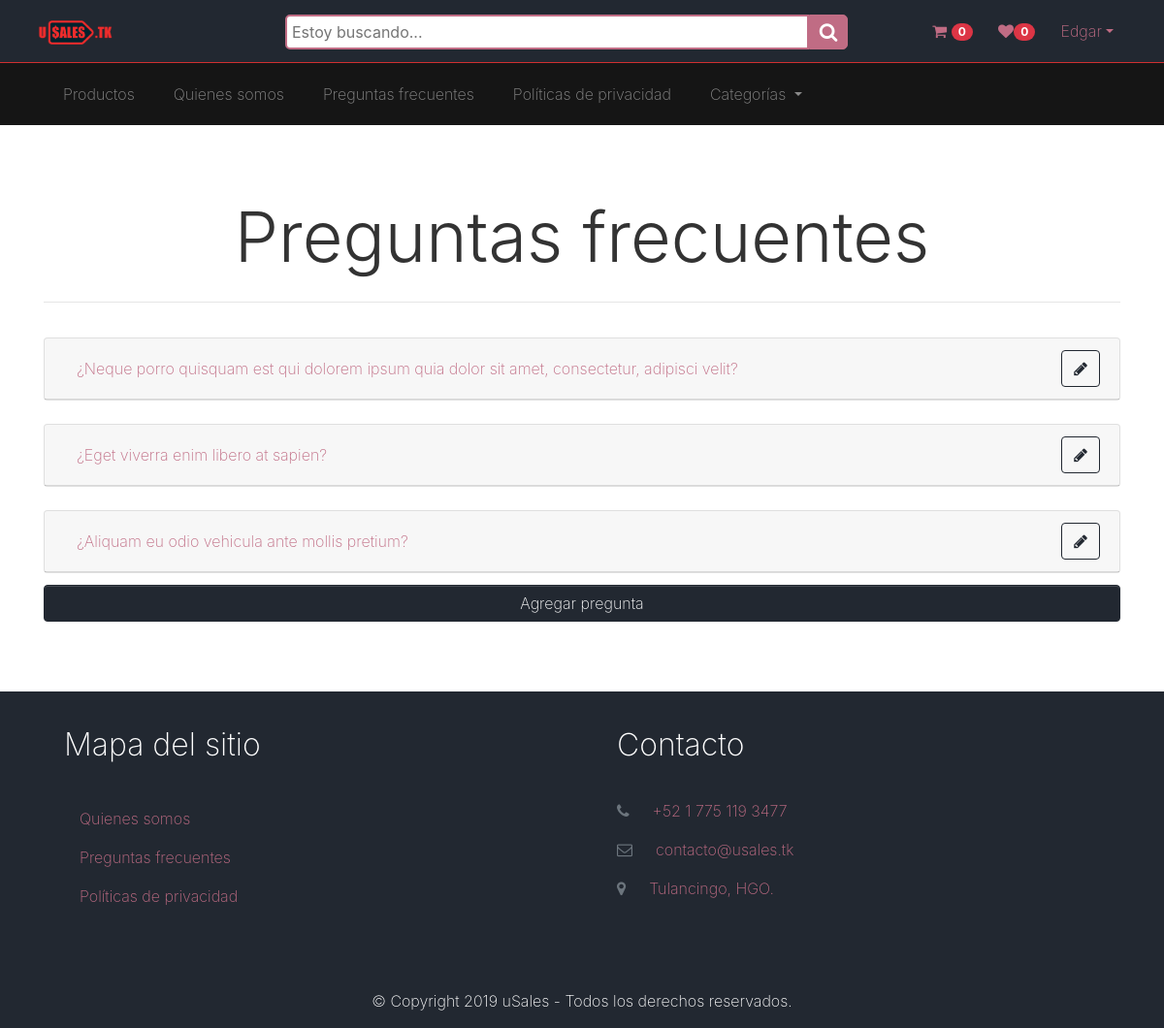
The page /information/faq/ (signed in) on the database its author committed.
### information/models.py (models this page shows, shortened)
class AboutUs(models.Model):
    title = models.CharField(verbose_name="Título", max_length=200, default='Quienes somos')
    content = RichTextField(verbose_name="Contenido", default='')
    created = models.DateTimeField(auto_now_add=True, verbose_name="Creado")
    updated = models.DateTimeField(auto_now=True, verbose_name="Actualizado")
    class Meta:
        verbose_name='Acerca de'
        verbose_name_plural = 'Acerca de'
    def __str__(self):
        return self.title

class Privacy(models.Model):
    title = models.CharField(verbose_name="Título", max_length=200, default='Políticas de privacidad')
    content = RichTextField(verbose_name="Contenido", default='')
    created = models.DateTimeField(auto_now_add=True, verbose_name="Creado")
    updated = models.DateTimeField(auto_now=True, verbose_name="Actualizado")
    class Meta:
        verbose_name='Política de privacidad'
        verbose_name_plural = 'Políticas de privacidad'
    def __str__(self):
        return self.title

class FAQ(models.Model):
    question = models.CharField(verbose_name='Pregunta', max_length=150, default='¿Es posible...?')
    answer = models.TextField(verbose_name='Respuesta', max_length=500, default='')
    created = models.DateTimeField(auto_now_add=True, verbose_name="Creado")
    updated = models.DateTimeField(auto_now=True, verbose_name="Actualizado")
    class Meta:
        verbose_name='Pregunta frecuente'
        verbose_name_plural = 'Preguntas frecuentes'

### information/views.py (the view)
# urls.py: path('faq/', FAQListView.as_view(), name='FAQ'),
class FAQListView(ListView):
    model = FAQ

### core/templatetags/custom_tags.py (called while the page is built)
@register.filter
def wishlist_counter(usuario, id):
    return Wish_listItem.objects.filter(customer=id).count()

@register.filter
def basketlist_counter(usuario, id):
    return Shopping_basketItem.objects.filter(customer=id).aggregate(Sum('quantity'))['quantity__sum']

@register.simple_tag
def categories():
    return Category.objects.all()

@register.simple_tag
def aboutus():
    return AboutUs.objects.first()

@register.simple_tag
def privacy():
    return Privacy.objects.first()

@register.simple_tag
def faq():
    return FAQ.objects.all()

### publications/models.py (called while the page is built)
    def get_subcategories(self):
      return SubCategory.objects.filter(parentCategory=self)

    def get_subcategory_count(self):
      return SubCategory.objects.filter(parentCategory=self).count()

    def __str__(self):
        return self.name

    def __str__(self):
        return self.name

### information/templates/information/faq_list.html (shortened to what this page needs)
{% extends 'core/base.html' %}
{% load static %}
{% block content %}
{% include 'publications/includes/publication_ck-editor.html'%}
{% include 'publications/includes/publication_bar.html'%}
<div class="container">
    <div class="row">
        <div class="col-12 py-5">
            <h3 class="display-3 text-center">
                Preguntas frecuentes
            </h3>
            <hr>
            {% if object_list %}
            {% for pregunta in object_list %}
            <div class="row py-2">
                <div class="col-12">
                    <div class="card">
                        <div class="card-header">
                            <div class="row">
                                <div class="col-10">
                                    <a class="btn btn-link" data-toggle="collapse" href="#Answer{{pregunta.id}}"
                                        role="button" aria-expanded="false" aria-controls="collapseExample">
                                        {{pregunta.question}}
                                    </a>
                                </div>
                                <div class="col-2 text-right">
                                    {% if request.user.is_staff %}
                                    <a href="{% url 'admin:information_faq_change' pregunta.id %}" class="btn btn-outline-primary"><i class="fa fa-pencil"></i></a>
                                    {% endif %}
                                </div>
                            </div>
                        </div>
                    </div>
                </div>
            </div>
            {% endfor %}
            {% endif %}
            {% if request.user.is_staff %}
            <a href="{% url 'admin:information_faq_add' %}" class="btn btn-primary w-100">Agregar pregunta</a>
            {% endif %}
        </div>
    </div>
</div>
{% endblock %}

### core/templates/core/base.html (shortened to what this page needs)
<!DOCTYPE html>
<html lang="es">
<head>
    {% load static %}
    {% load custom_tags %}
    {% categories as categories %}
    {% aboutus as aboutus %}
    {% privacy as privacy %}
    {% faq as FAQ %}
    <link rel="stylesheet" href="https://cdnjs.cloudflare.com/ajax/libs/font-awesome/4.7.0/css/font-awesome.min.css"
        type="text/css">
    <link href="{% static 'core/css/booty.css' %}" rel="stylesheet">
    <link href="{% static 'core/css/jquery.growl.css' %}" rel="stylesheet">
</head>
<body>
        <nav class="navbar navbar-expand-md navbar-dark bg-primary sticky-top border-bottom border-secondary">
            <div class="container-fluid"> <a class="navbar-brand text-light" href="{% url 'publications:publications'%}">
                    <img src="{% static 'core/img/logo.png' %}" height="25">
                </a>
                <div class="wrap">
                    <div class="search">
                        <form action="{% url 'publications:search' %}" method="get">
                            <input type="text" class="searchTerm" name="product" id="id_product" required
                                placeholder="Estoy buscando...">
                            <button type="submit" class="searchButton">
                                <i class="fa fa-search"></i>
                            </button>
                        </form>
                    </div>
                </div>
                <div class="navbar-collapse text-center collapse" id="navbar4">
                    <ul class="navbar-nav ml-auto">
                        {% if user.is_authenticated %}
                        <li class="nav-item">
                            <a href="{% url 'shopping_basket:shopping_basket_list' %}" class="btn btn-link">
                                <span class="fa fa-shopping-cart"></span>
                                <span class="badge badge-danger badge-pill">{% if usuario|basketlist_counter:request.user.id %}{{usuario|basketlist_counter:request.user.id}}{% else %}0{% endif %}</span></a>
                        </li>
                        <li class="nav-item "> <a href="{% url 'wish_lists:wish_lists' %}" class="btn btn-link">
                                <span class="fa fa-heart"></span><span id="wishlist_span"
                                    class="badge badge-danger badge-pill">{{ usuario|wishlist_counter:request.user.id }}</span></a>
                        </li>
                        <li class="nav-item">
                            <div class="btn-group">
                                <button class="btn btn-link dropdown-toggle" data-toggle="dropdown"
                                    aria-expanded="false">{{request.user.first_name|truncatechars:9}}</button>
                            </div>
                        </li>
                        {% else %}
                        <li class="nav-item">
                            <a href="{% url 'login' %}" class="btn btn-link">Acceder</a>
                        </li>
                        {% endif %}
                    </ul>
                </div>
            </div>
        </nav>
        {% block content %}
        {% endblock %}
        <div class="bg-primary text-white">
            <div class="container">
                <div class="row">
                    <div class="p-4 col-md-6">
                        <h2 class="mb-4">Mapa del sitio</h2>
                        <ul class="list-unstyled">
                            {% if aboutus %}
                            <a class="nav-link"
                                href="{% url 'information:about_us' aboutus.id aboutus.title|slugify %}">{{aboutus}}</a>
                            {% else %}
                            <a class="nav-link disabled" href="#">Acerca de</a>
                            {% endif %}
                            <li class="nav-item">
                                {% if FAQ|length > 0 %}
                                <a class="nav-link" href="{% url 'information:FAQ' %}">Preguntas frecuentes</a>
                                {% else %}
                                <a class="nav-link disabled" href="#">Preguntas frecuentes</a>
                                {% endif %}
                            </li>
                            {% if privacy %}
                            <a class="nav-link"
                                href="{% url 'information:privacy' privacy.id privacy.title|slugify %}">{{privacy}}</a>
                            {% else %}
                            <a class="nav-link disabled" href="#">Políticas de privacidad</a>
                            {% endif %}
                        </ul>
                    </div>
                    <div class="p-4 col-md-6">
                        <h2 class="mb-4">Contacto</h2>
                        <p class=""> <a href="#" class="">
                                <i class="fa d-inline mr-3 text-muted fa-phone"></i>+52 1 775 119 3477</a> </p>
                        <p> <a href="#" class="">
                                <i class="fa d-inline mr-3 text-muted fa-envelope-o"></i>contacto@usales.tk</a> </p>
                        <p> <a href="#" class="">
                                <i class="fa d-inline mr-3 fa-map-marker text-muted"></i>Tulancingo, HGO.</a> </p>
                    </div>
                </div>
                <div class="row">
                    <div class="col-md-12 mt-3">
                        <p class="text-center">© Copyright 2019 uSales - Todos los derechos reservados. </p>
                    </div>
                </div>
            </div>
        </div>
    </body>
</html>

### publications/templates/publications/includes/publication_bar.html (shortened to what this page needs)
{% load custom_tags %}
{% aboutus as aboutus %}
{% privacy as privacy %}
{% faq as FAQ %}
{% faq as FAQ %}
<nav class="navbar navbar-expand-md navbar-dark bg-dark">
    <div class="container">
        <div class="navbar-collapse collapse" id="navbar9" style="">
            <ul class="navbar-nav">
                <li class="nav-item mx-2"> <a class="nav-link" href="{% url 'publications:publications'%}">Productos</a>
                </li>
                <li class="nav-item mx-2 ">
                    {% if aboutus %}
                    <a class="nav-link"
                        href="{% url 'information:about_us' aboutus.id aboutus.title|slugify %}">{{aboutus}}</a>
                    {% else %}
                    <a class="nav-link disabled" href="#">Quiénes somos</a>
                    {% endif %}
                </li>
                <li class="nav-item mx-2 ">
                    {% if FAQ|length > 0 %}
                    <a class="nav-link" href="{% url 'information:FAQ' %}">Preguntas frecuentes</a>
                    {% else %}
                    <a class="nav-link disabled" href="#">Preguntas frecuentes</a>
                    {% endif %}
                </li>
                <li class="nav-item mx-2 ">
                    {% if privacy %}
                    <a class="nav-link"
                        href="{% url 'information:privacy' privacy.id privacy.title|slugify %}">{{privacy}}</a>
                    {% else %}
                    <a class="nav-link disabled" href="#">Políticas de privacidad</a>
                    {% endif %}
                </li>
                <li class="nav-item mx-2">
                    <div class="btn-group ">
                        <a id="dLabel" role="button" data-toggle="dropdown" class="nav-link dropdown-toggle" href="">
                            Categorías
                        </a>
                    </div>
                </li>
            </ul>
        </div>
    </div>
</nav>

### rows shown on the page
AboutUs: title "Quienes somos"
Privacy: title "Políticas de privacidad"
FAQ: question "¿Neque porro quisquam est qui dolorem ipsum quia dolor sit amet, consectetur, adipisci velit?"
FAQ: question "¿Eget viverra enim libero at sapien?"
FAQ: question "¿Aliquam eu odio vehicula ante mollis pretium?"

### other values the page prints
{{ usuario|wishlist_counter:request.user.id }} "0"
{{ request.user.first_name|truncatechars:9 }} "Edgar"
